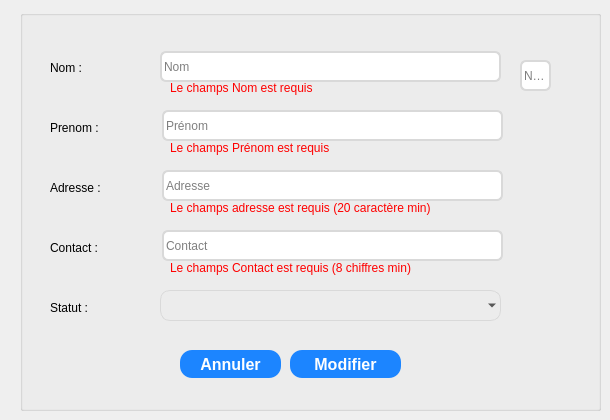
      <widget class="QWidget" name="tab_22">
       <property name="styleSheet">
        <string notr="true">background: url(:/img/img/test.jpg);</string>
       </property>
       <attribute name="title">
        <string>Modifier</string>
       </attribute>
       <widget class="QGroupBox" name="groupBox_20">
        <property name="geometry">
         <rect>
          <x>20</x>
          <y>10</y>
          <width>581</width>
          <height>401</height>
         </rect>
        </property>
        <property name="styleSheet">
         <string notr="true">/* Style for a QGroupBox for login information */
QGroupBox {
    border: 2px solid #bdc3c7; /* Border with default color */
    border-radius: 8px; /* Rounded corners */
    margin-top: 10px; /* Top margin */
    background-color: #ffffff;
; /* Background color */
}

/* Style for the title of the QGroupBox */
QGroupBox::title {
    subcontrol-origin: margin;
    subcontrol-position: top left;
    left: 10px; /* Offset the title to the left */
    padding: 0 5px; /* Internal padding for the title */
    font-size: 16px; /* Title font size */
    color: #2c3e50; /* Title text color */

}a
</string>
        </property>
        <property name="title">
         <string/>
        </property>
        <widget class="QLabel" name="errorContact_4">
         <property name="geometry">
          <rect>
           <x>150</x>
           <y>250</y>
           <width>401</width>
           <height>16</height>
          </rect>
         </property>
         <property name="styleSheet">
          <string notr="true">font: 87 9pt &quot;Arial Black&quot;;
color: red;</string>
         </property>
         <property name="text">
          <string>Le champs Contact est requis (8 chiffres min)</string>
         </property>
        </widget>
        <widget class="QLineEdit" name="le_id_12">
         <property name="geometry">
          <rect>
           <x>142</x>
           <y>100</y>
           <width>341</width>
           <height>31</height>
          </rect>
         </property>
         <property name="styleSheet">
          <string notr="true">


position: absolute;
width: 428px;
height: 50px;
left: 1122px;
top: 327px;
background-color: #ffffff;

border: 2px solid #D9D9D9;
border-radius: 6px;
</string>
         </property>
         <property name="placeholderText">
          <string>Prénom</string>
         </property>
        </widget>
        <widget class="QLabel" name="label_58">
         <property name="geometry">
          <rect>
           <x>30</x>
           <y>230</y>
           <width>91</width>
           <height>16</height>
          </rect>
         </property>
         <property name="styleSheet">
          <string notr="true">font: 87 9pt &quot;Arial Black&quot;;</string>
         </property>
         <property name="text">
          <string>Contact :</string>
         </property>
        </widget>
        <widget class="QLineEdit" name="le_nom_8">
         <property name="geometry">
          <rect>
           <x>140</x>
           <y>41</y>
           <width>341</width>
           <height>31</height>
          </rect>
         </property>
         <property name="styleSheet">
          <string notr="true">



position: absolute;
width: 428px;
height: 50px;
left: 1122px;
top: 327px;
background-color: #ffffff;

border: 2px solid #D9D9D9;
border-radius: 6px;
</string>
         </property>
         <property name="placeholderText">
          <string>Nom</string>
         </property>
        </widget>
        <widget class="QPushButton" name="pushButton_46">
         <property name="geometry">
          <rect>
           <x>270</x>
           <y>340</y>
           <width>111</width>
           <height>28</height>
          </rect>
         </property>
         <property name="sizePolicy">
          <sizepolicy hsizetype="Preferred" vsizetype="Preferred">
           <horstretch>0</horstretch>
           <verstretch>0</verstretch>
          </sizepolicy>
         </property>
         <property name="minimumSize">
          <size>
           <width>93</width>
           <height>28</height>
          </size>
         </property>
         <property name="styleSheet">
          <string notr="true">QPushButton{
	padding: 0px 16px;


width: 86px;
height: 48px;
left: 1996px;
top: 64px;

/* Blue/50 */
background: rgb(28,133,255);
border-radius: 12px;


/* Button */

width: 54px;
height: 24px;

font-family: 'Inter';
font-style: normal;
font-weight: 800;
font-size: 16px;
line-height: 24px;
/* identical to box height, or 150% */

/* Base/100 */
color: white;
font: 87 8.5pt &quot;Segoe UI Black&quot;;
}

QPushButton:hover{
	padding: 0px 16px;


width: 86px;
height: 48px;
left: 1996px;
top: 64px;

/* Blue/50 */
background: #0B28C2;
border-radius: 12px;


/* Button */

width: 54px;
height: 24px;

font-family: 'Inter';
font-style: normal;
font-weight: 800;
font-size: 16px;
line-height: 24px;
/* identical to box height, or 150% */

/* Base/100 */
color: white;
}


QPushButton:pressed{
	padding: 0px 16px;


width: 86px;
height: 48px;
left: 1996px;
top: 64px;

/* Blue/50 */
background: #081E91;
border-radius: 12px;


/* Button */

width: 54px;
height: 24px;

font-family: 'Inter';
font-style: normal;
font-weight: 800;
font-size: 16px;
line-height: 24px;
/* identical to box height, or 150% */

/* Base/100 */
color: white;
}

</string>
         </property>
         <property name="text">
          <string>Modifier</string>
         </property>
        </widget>
        <widget class="QLabel" name="label_59">
         <property name="geometry">
          <rect>
           <x>30</x>
           <y>50</y>
           <width>56</width>
           <height>16</height>
          </rect>
         </property>
         <property name="styleSheet">
          <string notr="true">font: 87 9pt &quot;Arial Black&quot;;</string>
         </property>
         <property name="text">
          <string>Nom :</string>
         </property>
        </widget>
        <widget class="QLabel" name="errorAdresse_4">
         <property name="geometry">
          <rect>
           <x>150</x>
           <y>190</y>
           <width>421</width>
           <height>16</height>
          </rect>
         </property>
         <property name="styleSheet">
          <string notr="true">font: 87 9pt &quot;Arial Black&quot;;
color: red;</string>
         </property>
         <property name="text">
          <string>Le champs adresse est requis (20 caractère min)</string>
         </property>
        </widget>
        <widget class="QLabel" name="label_60">
         <property name="geometry">
          <rect>
           <x>30</x>
           <y>110</y>
           <width>81</width>
           <height>16</height>
          </rect>
         </property>
         <property name="styleSheet">
          <string notr="true">font: 87 9pt &quot;Arial Black&quot;;</string>
         </property>
         <property name="text">
          <string>Prenom :</string>
         </property>
        </widget>
        <widget class="QComboBox" name="statutCB_4">
         <property name="geometry">
          <rect>
           <x>140</x>
           <y>280</y>
           <width>341</width>
           <height>31</height>
          </rect>
         </property>
         <property name="styleSheet">
          <string notr="true">QComboBox{
font-family:century gothic;
background: transparent;
border:none;
color:#000000;
border-radius: 10px;
border: 1px solid #D9D9D9;
}</string>
         </property>
        </widget>
        <widget class="QLabel" name="label_61">
         <property name="geometry">
          <rect>
           <x>30</x>
           <y>290</y>
           <width>81</width>
           <height>16</height>
          </rect>
         </property>
         <property name="styleSheet">
          <string notr="true">font: 87 9pt &quot;Arial Black&quot;;</string>
         </property>
         <property name="text">
          <string>Statut :</string>
         </property>
        </widget>
        <widget class="QPushButton" name="pushButton_47">
         <property name="geometry">
          <rect>
           <x>160</x>
           <y>340</y>
           <width>101</width>
           <height>28</height>
          </rect>
         </property>
         <property name="sizePolicy">
          <sizepolicy hsizetype="Preferred" vsizetype="Preferred">
           <horstretch>0</horstretch>
           <verstretch>0</verstretch>
          </sizepolicy>
         </property>
         <property name="minimumSize">
          <size>
           <width>93</width>
           <height>28</height>
          </size>
         </property>
         <property name="styleSheet">
          <string notr="true">QPushButton{
	padding: 0px 16px;


width: 86px;
height: 48px;
left: 1996px;
top: 64px;

/* Blue/50 */
background: rgb(28,133,255);
border-radius: 12px;


/* Button */

width: 54px;
height: 24px;

font-family: 'Inter';
font-style: normal;
font-weight: 800;
font-size: 16px;
line-height: 24px;
/* identical to box height, or 150% */

/* Base/100 */
color: white;
font: 87 8.5pt &quot;Segoe UI Black&quot;;
}

QPushButton:hover{
	padding: 0px 16px;


width: 86px;
height: 48px;
left: 1996px;
top: 64px;

/* Blue/50 */
background: #0B28C2;
border-radius: 12px;


/* Button */

width: 54px;
height: 24px;

font-family: 'Inter';
font-style: normal;
font-weight: 800;
font-size: 16px;
line-height: 24px;
/* identical to box height, or 150% */

/* Base/100 */
color: white;
}


QPushButton:pressed{
	padding: 0px 16px;


width: 86px;
height: 48px;
left: 1996px;
top: 64px;

/* Blue/50 */
background: #081E91;
border-radius: 12px;


/* Button */

width: 54px;
height: 24px;

font-family: 'Inter';
font-style: normal;
font-weight: 800;
font-size: 16px;
line-height: 24px;
/* identical to box height, or 150% */

/* Base/100 */
color: white;
}

</string>
         </property>
         <property name="text">
          <string>Annuler</string>
         </property>
        </widget>
        <widget class="QLineEdit" name="le_mail_5">
         <property name="geometry">
          <rect>
           <x>142</x>
           <y>220</y>
           <width>341</width>
           <height>31</height>
          </rect>
         </property>
         <property name="styleSheet">
          <string notr="true">


position: absolute;
width: 428px;
height: 50px;
left: 1122px;
top: 327px;
background-color: #ffffff;

border: 2px solid #D9D9D9;
border-radius: 6px;
</string>
         </property>
         <property name="placeholderText">
          <string>Contact</string>
         </property>
        </widget>
        <widget class="QLineEdit" name="le_poste_4">
         <property name="geometry">
          <rect>
           <x>142</x>
           <y>160</y>
           <width>341</width>
           <height>31</height>
          </rect>
         </property>
         <property name="styleSheet">
          <string notr="true">

position: absolute;
width: 428px;
height: 50px;
left: 1122px;
top: 327px;
background-color: #ffffff;

border: 2px solid #D9D9D9;
border-radius: 6px;
</string>
         </property>
         <property name="text">
          <string/>
         </property>
         <property name="placeholderText">
          <string>Adresse</string>
         </property>
        </widget>
        <widget class="QLabel" name="label_62">
         <property name="geometry">
          <rect>
           <x>30</x>
           <y>170</y>
           <width>101</width>
           <height>16</height>
          </rect>
         </property>
         <property name="styleSheet">
          <string notr="true">font: 87 9pt &quot;Arial Black&quot;;</string>
         </property>
         <property name="text">
          <string>Adresse :</string>
         </property>
        </widget>
        <widget class="QLabel" name="errorPrenom_4">
         <property name="geometry">
          <rect>
           <x>150</x>
           <y>130</y>
           <width>271</width>
           <height>16</height>
          </rect>
         </property>
         <property name="styleSheet">
          <string notr="true">font: 87 9pt &quot;Arial Black&quot;;
color: red;</string>
         </property>
         <property name="text">
          <string>Le champs Prénom est requis</string>
         </property>
        </widget>
        <widget class="QLabel" name="errorNom_4">
         <property name="geometry">
          <rect>
           <x>150</x>
           <y>70</y>
           <width>231</width>
           <height>16</height>
          </rect>
         </property>
         <property name="styleSheet">
          <string notr="true">font: 87 9pt &quot;Arial Black&quot;;
color: red;</string>
         </property>
         <property name="text">
          <string>Le champs Nom est requis</string>
         </property>
        </widget>
        <widget class="QLineEdit" name="idPedit_2">
         <property name="geometry">
          <rect>
           <x>500</x>
           <y>50</y>
           <width>31</width>
           <height>31</height>
          </rect>
         </property>
         <property name="styleSheet">
          <string notr="true">



position: absolute;
width: 428px;
height: 50px;
left: 1122px;
top: 327px;
background-color: #ffffff;

border: 2px solid #D9D9D9;
border-radius: 6px;
</string>
         </property>
         <property name="placeholderText">
          <string>Nom</string>
         </property>
        </widget>
       </widget>
      </widget>
